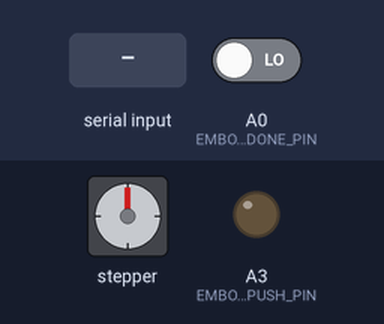
Recording of a sketch running on a simulated Arduino Uno, built with avr-gcc and run on an emulated ATmega328P. Shown: stepper motor, output pins drawn as LEDs (lit = HIGH). Inputs (shaded band) come from the test bench; at power-on: A0 (EMBOSS_DONE_PIN) LOW. Stepper angles assume 48 steps per turn.

Above: at 1.2 s.
1.3 s: byte 30 received over Serial
Timing chart, 0 to 4.3 s (numbered marks = the images above; inputs shaded):
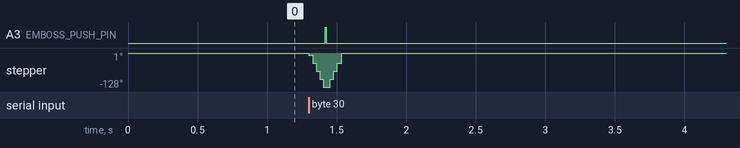

The sketch:

motorcontroller.ino
```cpp
#include <Adafruit_MotorShield.h>
Adafruit_MotorShield shield;

template<typename T>
struct make_signed {
  typedef T type;
};
template<>
struct make_signed<unsigned char> {
  typedef char type;
};
template<typename T>
typename make_signed<T>::type min_modular_distance(T a, T b, T mn, T mx)
{
  typedef typename make_signed<T>::type Ret;
  if(a == b)
  {
     return 0;
  }
  if (a < b)
  {
    Ret forward_dist = b - a;
    Ret backward_dist = a - mn + mx - b;
    if (forward_dist <= backward_dist)
    {
      return forward_dist;
    }
    return (backward_dist *= -1);
  }
  else
  {
    Ret forward_dist = mx - a + b - mn;
    Ret backward_dist = a - b;
    if (forward_dist <= backward_dist)
    {
      return forward_dist;
    }
    return (backward_dist *= -1);
  }
}
char const END_FILE_CHAR = 3;
uint32_t const SERIAL_NUMBER = 9600;
uint32_t const MOVE_HEAD_PIN=-1; //assign these to something
uint32_t const SET_HEAD_PIN=-1;
uint32_t const EMBOSS_PUSH_PIN = A3;
uint32_t const EMBOSS_DONE_PIN = A0;
uint32_t const FEED_PIN = 9;
uint32_t const FEED_PIN2 = 2;
uint32_t const FEED_READ_PIN = 13;
//#define BUFFER_SIZE 5000
//char job[BUFFER_SIZE];
typedef signed char posn;
typedef struct {
  posn left, right;
} step_posns;
step_posns const posns[65] = { //arduino doesn't support constexpr that well so it's all declared here now
  {0, 0},    //0
  {24, 6}, //1
  { -6, 6}, //2
  {24, 24}, //3
  {18, -6},    //4
  {18, 12},   //5
  { -18, 24},  //6
  { -18, -6},  //7
  { -18, 12},  //8
  {12, 24},   //9
  {12, -6},   //10
  { -12, 6},  //11
  {0, 6},   //12
  { -12, 24},  //13
  { -12, -6},  //14
  { -12, 12},  //15
  {0, 24},   //16
  {0, -6},   //17
  {0, 12},   //18
  { -6, 24},  //19
  { -6, -6},  //20
  { -12, 18},  //21
  {0, 18},   //22
  {12, 0},   //23
  { -12, -12},  //24
  { -12, 0},  //25
  { -12, -18},  //26
  {0, 0},   //27
  {0, -18},   //28
  { -18, -12},  //29
  { -18, 0},  //30
  {24, 18},   //31
  { -6, 18},  //32
  {24, -6},   //33
  {24, 0},   //34
  {24, -18},   //35
  { -6, -12},  //36
  { -6, 0},  //37
  { -6, -18},  //38
  {12, -12},   //39
  {12, 0},   //40
  {12, 6},   //41
  { -18, 6},  //42
  {12, 12},   //43
  {12, -18},   //44
  {12, 18},   //45
  { -18, 12},  //46 EXCLAMATION POINT
  { -18, -18},  //47
  { -18, 18},  //48
  {18, 12},   //49
  {18, -18},   //50
  {18, 24},   //51
  {18, -12},   //52
  {18, 6},   //53
  {18, -6},   //54
  {18, 6},   //55
  {18, 18},   //56
  {6, 24},   //57
  {6, -6},   //58
  {6, 0},   //59
  {6, 12},   //60
  {6, -12},   //61
  {6, -18},   //62
  {6, 18}   //63 CAPITAL
  //{,},    //64
};
uint32_t x;//, y, z;
uint32_t const //num_rows = 24,
num_cols = 25;
auto& step_left=*shield.getStepper(48, 1);
auto& step_right=*shield.getStepper(48,2);
step_posns current = {0, 0};

void motor_signed_step(Adafruit_StepperMotor& motor, posn pos);
//void load_job();
void feed_paper();
void spool_paper();
bool is_paper_fed();
void move_head();
void print_head();
void set_head(unsigned char code);
void wait_pin(uint32_t);
void load_job();

void setup() {
  step_left.setSpeed(200);
  step_right.setSpeed(200);
  Serial.begin(SERIAL_NUMBER);
  pinMode(EMBOSS_DONE_PIN, INPUT);
  pinMode(EMBOSS_PUSH_PIN, OUTPUT);
  x = 0;
}

void loop() {
  if (Serial.available()) {
    unsigned char code = Serial.read();
    move_head();
    //wait_pin(FEED_PIN);
    //wait_pin(MOVE_HEAD_PIN);
    if (code < 65) {
      set_head(code);
      //wait_pin(SET_HEAD_PIN);
      print_head();
    }
    ++x;
    if (x == num_cols) {
      x = 0;
      feed_paper();
    }
  }
  else {
    x = 0;
    set_head(0);
  }
}

inline void load_job() {}
inline void feed_paper() {}
inline void spool_paper() {}
inline bool is_paper_fed() {
  return true;
}
inline void move_head() {}
inline void print_head() {
  digitalWrite(EMBOSS_PUSH_PIN, HIGH);
  delay(10);//wait for slave to write EMBOSS_PUSH_PIN to HIGH
  wait_pin(EMBOSS_DONE_PIN);
  //delay(1000);
  digitalWrite(EMBOSS_PUSH_PIN, LOW);
}
inline void set_head(unsigned char code) {
  posn min_pos = -24;
  posn max_pos = 24;
  step_posns posn = posns[code];
  int difference =  min_modular_distance(current.left, posn.left, min_pos, max_pos);
  motor_signed_step(step_left, difference);
  current.left = posn.left;

  difference = min_modular_distance(current.right, posn.right, min_pos, max_pos);
  motor_signed_step(step_right, difference);
  current.right = posn.right;
}
inline void wait_pin(uint32_t pin) {
  while (digitalRead(pin) == HIGH);
}

inline void motor_signed_step(Adafruit_StepperMotor& motor, posn pos) {
  if (pos < 0) {
    motor.step(-pos, BACKWARD, DOUBLE);
  }
  else if (pos) {
    motor.step(pos, FORWARD, DOUBLE);
  }
}
```

Measured:
- after the input at 1.3 s, A3 (EMBOSS_PUSH_PIN): LOW → HIGH after 0.12 s, → LOW 0.01 s later; stepper: turns 128° counter-clockwise in 0.10 s, then 128° clockwise in 0.08 s
